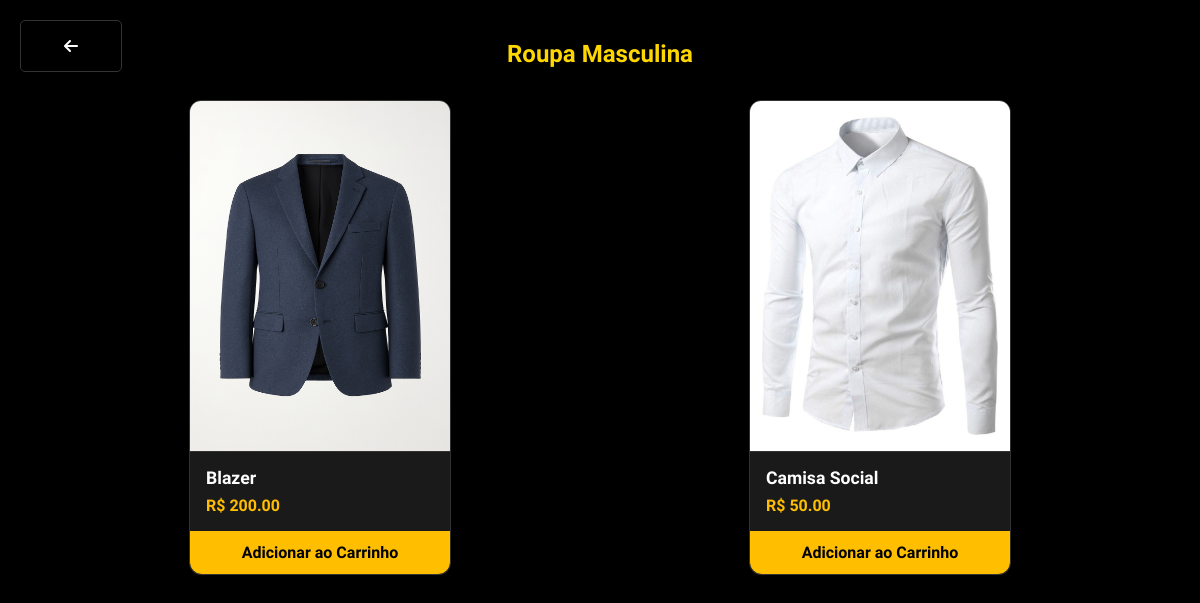
The app's page //categoria/1 with its own data.
### auraapp/models.py (models this page shows, shortened)
class Categoria(models.Model):
    nome = models.CharField(max_length=100)
    descricao = models.CharField(max_length=300, default='Descrição')

class Produto(models.Model):
    nome = models.CharField(max_length=150)
    preco = models.DecimalField(max_digits=6, decimal_places=2)
    categoria = models.ForeignKey(Categoria, on_delete=models.CASCADE)
    imagem = models.ImageField(upload_to='./static/', default='./static/blazer.png')

### auraapp/views.py (the view)
# urls.py: path('/categoria/<categoria_id>', views.categoria, name='categoria'),
def categoria(request, categoria_id):
    categoria = get_object_or_404(Categoria, id=categoria_id)
    produtos = Produto.objects.filter(categoria=categoria)
    return render(request, 'auraapp/categoria.html', {
        'categoria': categoria,
        'produtos': produtos
    })

### auraapp/templates/auraapp/categoria.html (shortened to what this page needs)
<head>
    <link rel="stylesheet" href="https://cdnjs.cloudflare.com/ajax/libs/font-awesome/6.5.0/css/all.min.css">
</head>
<body>
    <a href="{% url 'home' %}" class="sair">
        <i class="fas fa-arrow-left"></i>
    </a>
    <h2>{{ categoria.nome }}</h2>
    <div class="produtos-grid">
        {% for produto in produtos %}
        <div class="product-card">
                    <a class="product-img" href="{% url 'produto' produto.id %}">
                        <img src="{{produto.imagem.url}}" alt="">
                    </a>
                    <div class="product-description">
                        <h3>{{produto.nome}}</h3>
                        <p>R$ {{produto.preco}}</p>
                    </div>
                    <div class="add-cart">
                        <a href="{% url 'adicionar_ao_carrinho' produto.id %}">Adicionar ao Carrinho</a>
                    </div>
                </div>
        {% empty %}
        <p>Nenhum produto encontrado nesta categoria.</p>
        {% endfor %}
    </div>
</body>

### auraapp/templates/auraapp/categoria.html (style rules this page uses)
body { background-color: #000; color: #fff; font-family: 'Raleway', sans-serif; padding: 2rem; }
a { text-decoration: none; }
h2 { text-align: center; color: #FFD700; }
.produtos-grid { display: grid; grid-template-columns: repeat(2, 1fr); align-items: center; justify-items: center; margin-top: 2rem; }
.product-card { width: 260px; background-color: #1a1a1a; border: 1px solid #333; border-radius: 12px; overflow: hidden; box-shadow: 0 4px 12px rgba(0,0,0,0.5); color: #fff; transition: transform 0.3s ease, box-shadow 0.3s ease; }
.product-card img { width: 100%; height: 350px; display: block; border-bottom: 1px solid #333; }
.product-description { padding: 16px; }
.product-description h3 { margin: 0 0 8px; font-size: 1.1rem; color: #fff; }
.product-description p { margin: 0; font-size: 1rem; color: #FFBF00; font-weight: bold; }
.add-cart a { width: 100%; display: flex; align-items: center; justify-content: center; background-color: #FFBF00; text-decoration: none; color: #000; padding: 12px; font-weight: bold; border-bottom-left-radius: 12px; border-bottom-right-radius: 12px; cursor: pointer; transition: background-color 0.3s; }
.add-cart { width: 100%; height: auto; display: flex; align-items: center; justify-content: center; }

### records on screen
Categoria: nome "Roupa Masculina"
Produto: imagem (picture), nome "Blazer", preco "200.00"
Produto: imagem (picture), nome "Camisa Social", preco "50.00"
